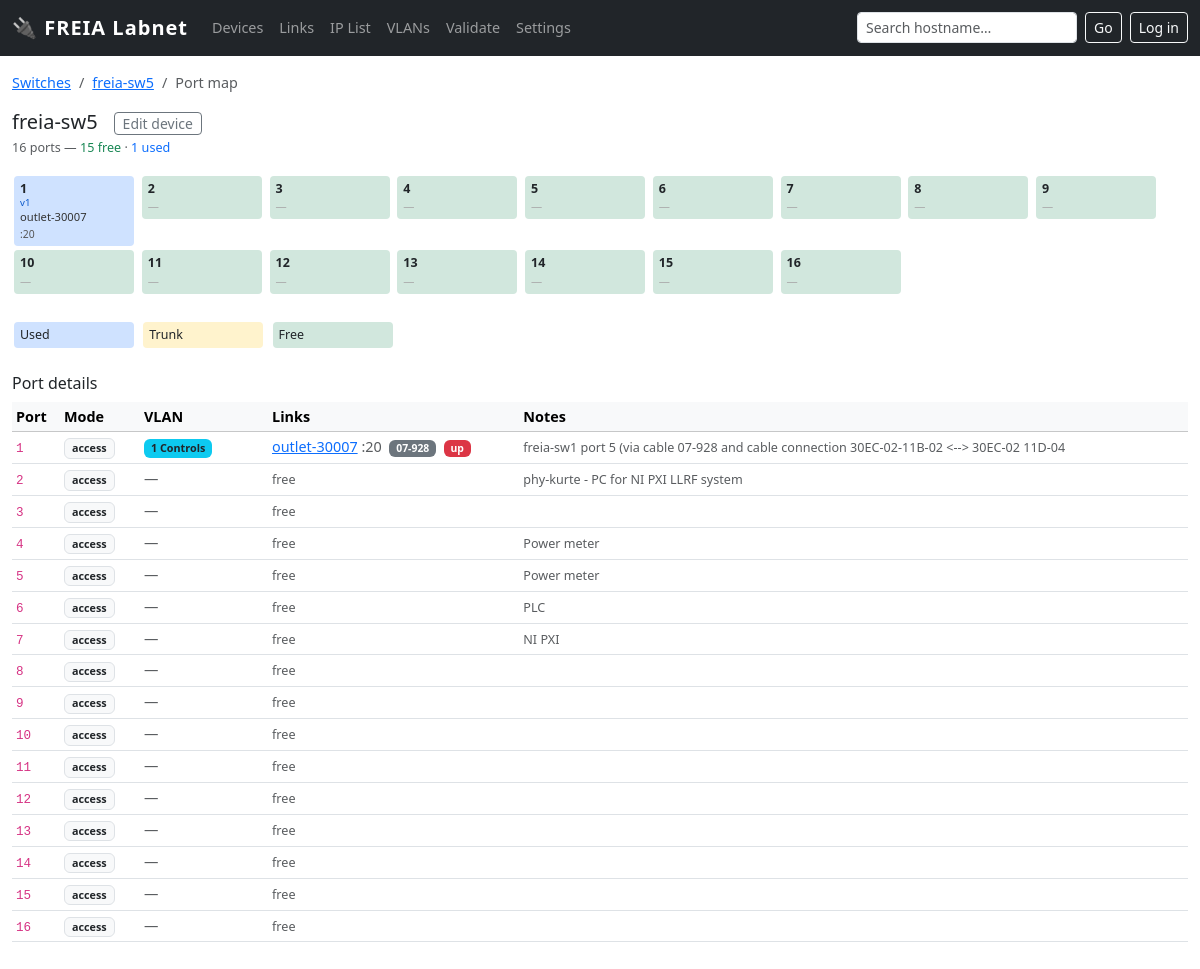
The app's page /switch/freia-sw5, older data.
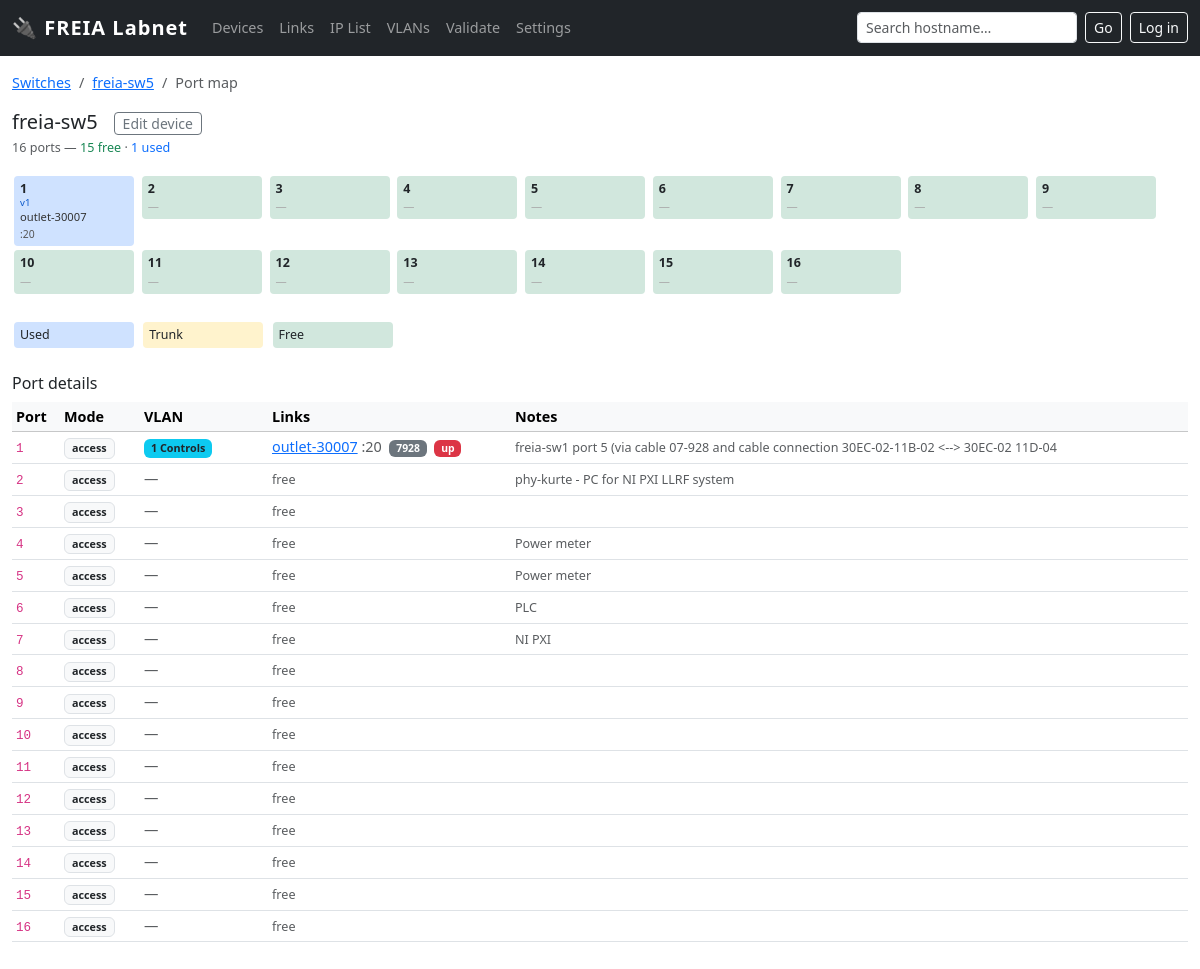
The same page, newer data.
### tables this page shows
CREATE TABLE "link" (
        id          INTEGER PRIMARY KEY,
        cable_nr    INTEGER,
        a_iface_id  INTEGER REFERENCES iface(id),
        b_iface_id  INTEGER REFERENCES iface(id),
        status      TEXT NOT NULL DEFAULT 'up'
                    CHECK(status IN ('up','down','unknown','removed')),
        notes       TEXT,
        trunk_vlans TEXT
    );

CREATE TABLE "device" (
    id INTEGER PRIMARY KEY,
    hostname TEXT UNIQUE,
    kind TEXT NOT NULL,
    vendor_model TEXT,
    os TEXT,
    serial TEXT,
    location_id INTEGER REFERENCES location(id),
    owner TEXT,
    purpose TEXT,
    status TEXT NOT NULL DEFAULT 'active' CHECK(status IN (
        'active','spare','loan','disconnected','retired','planned'
    )),
    notes TEXT,
    vm_host_id INTEGER REFERENCES device(id)
);

CREATE TABLE iface (
    id INTEGER PRIMARY KEY,
    device_id INTEGER NOT NULL REFERENCES device(id) ON DELETE CASCADE,
    name TEXT NOT NULL,                 -- 'eth0','eno5','br0' for NICs; '24','C02-11A-13','P2' for ports
    kind TEXT NOT NULL CHECK(kind IN ('nic','port')),
    mac TEXT,                           -- validate format if present
    ip TEXT,
    prefix INTEGER,
    vlan_id INTEGER,
    notes TEXT, mode TEXT NOT NULL DEFAULT 'access', ip_mode TEXT DEFAULT 'static',  
    UNIQUE(device_id, name)
);

### app.py (the view)
@app.route('/switch/<hostname>')
def switch_map(hostname):
    dev = query(
        "SELECT * FROM device WHERE hostname=?", (hostname,), one=True)
    if not dev:
        dev = query(
            "SELECT * FROM device WHERE hostname LIKE ? AND kind='switch' LIMIT 1",
            (f'%{hostname}%',), one=True)
    if not dev:
        flash(f'Switch "{hostname}" not found', 'danger')
        return redirect(url_for('index'))
    ports = query("""
        SELECT i.id, i.name, i.notes, i.mode, i.vlan_id,
               v.vid, v.name as vlan_name
        FROM iface i
        LEFT JOIN vlan v ON v.id = i.vlan_id
        WHERE i.device_id=? AND i.kind='port'
        ORDER BY CAST(i.name AS INTEGER)
    """, (dev['id'],))
    links_raw = query("""
        SELECT i.id as iface_id,
               l.id as link_id, l.cable_nr, l.status as link_status, l.trunk_vlans,
               ri.name as remote_port, rd.hostname as remote_host,
               rd.id as remote_dev_id, rd.kind as remote_kind
        FROM iface i
        JOIN link l ON (l.a_iface_id=i.id OR l.b_iface_id=i.id)
        JOIN iface ri ON ri.id = CASE
            WHEN l.a_iface_id=i.id THEN l.b_iface_id ELSE l.a_iface_id END
        JOIN device rd ON rd.id = ri.device_id
        WHERE i.device_id=? AND i.kind='port'
        ORDER BY CAST(i.name AS INTEGER), l.id
    """, (dev['id'],))
    from collections import defaultdict
    port_links = defaultdict(list)
    for lnk in links_raw:
        port_links[lnk['iface_id']].append(lnk)
    total = len(ports)
    used  = sum(1 for p in ports if port_links[p['id']])
    free  = total - used
    return render_template('switch.html', dev=dev, ports=ports,
        port_links=port_links, total=total, used=used, free=free)

### app.py (called while the page is built)
@app.before_request
def _require_login_for_writes():
    if not _AUTH_HASH:
        return                            # no password set → open (dev mode)
    if request.endpoint in ('login', 'logout', 'static'):
        return
    if request.method == 'POST' and not current_user.is_authenticated:
        flash('Please log in to make changes.', 'warning')
        return redirect(url_for('login'))

def get_db():
    db = getattr(g, '_database', None)
    if db is None:
        db = g._database = sqlite3.connect(LABNET_PATH)
        db.row_factory = sqlite3.Row
        db.execute('PRAGMA foreign_keys = ON')
    return db

def query(sql, args=(), one=False):
    cur = get_db().execute(sql, args)
    rv = cur.fetchall()
    return (rv[0] if rv else None) if one else rv

### templates/switch.html (shortened to what the changed rows need)
{% extends "base.html" %}
{% block content %}
<div class="table-responsive">
  <table class="table table-sm table-hover" id="port-detail-table">
    <thead class="table-light">
      <tr>
        <th style="width:3rem">Port</th>
        <th style="width:5rem">Mode</th>
        <th style="width:8rem">VLAN</th>
        <th>Links</th>
        <th>Notes</th>
      </tr>
    </thead>
    <tbody>
      {% for port in ports %}
      {% set lnks = port_links[port['id']] %}
      <tr id="row-{{ port['id'] }}"
          class="{% if not lnks %}text-muted{% endif %}">
        <td><code>{{ port['name'] }}</code></td>
        <td>
          <span class="badge
            {% if port['mode'] == 'trunk' %}bg-warning text-dark
            {% elif port['mode'] == 'routed' %}bg-primary
            {% else %}bg-light text-dark border{% endif %}">
            {{ port['mode'] or 'access' }}
          </span>
        </td>
        <td>
          {% if port['mode'] == 'trunk' %}
            <span class="text-muted small">{{ lnks[0]['trunk_vlans'] if lnks else 'all' }}</span>
          {% elif port['vid'] %}
            <span class="badge bg-info text-dark">{{ port['vid'] }}{% if port['vlan_name'] %} {{ port['vlan_name'] }}{% endif %}</span>
          {% else %}
            <span class="text-muted">—</span>
          {% endif %}
        </td>
        <td>
          {% if lnks %}
            {% for lnk in lnks %}
            <div class="{% if not loop.first %}mt-1{% endif %}">
              <a href="/device/{{ lnk['remote_dev_id'] }}">{{ lnk['remote_host'] }}</a>
              <span class="text-muted">:{{ lnk['remote_port'] }}</span>
              {% if lnk['cable_nr'] %}
                <span class="badge bg-secondary ms-1" style="font-size:.65rem">{{ lnk['cable_nr'] }}</span>
              {% endif %}
              {% if lnk['link_status'] and lnk['link_status'] != 'active' %}
                <span class="badge bg-danger ms-1" style="font-size:.65rem">{{ lnk['link_status'] }}</span>
              {% endif %}
            </div>
            {% endfor %}
          {% else %}
            <span class="text-muted small">free</span>
          {% endif %}
        </td>
        <td><small class="text-muted">{{ port['notes'] or '' }}</small></td>
      </tr>
      {% endfor %}
    </tbody>
  </table>
</div>
{% endblock %}

Row changes from the older to the newer data that the page shows:
changed link "up": cable_nr "07-928" → "7928"
